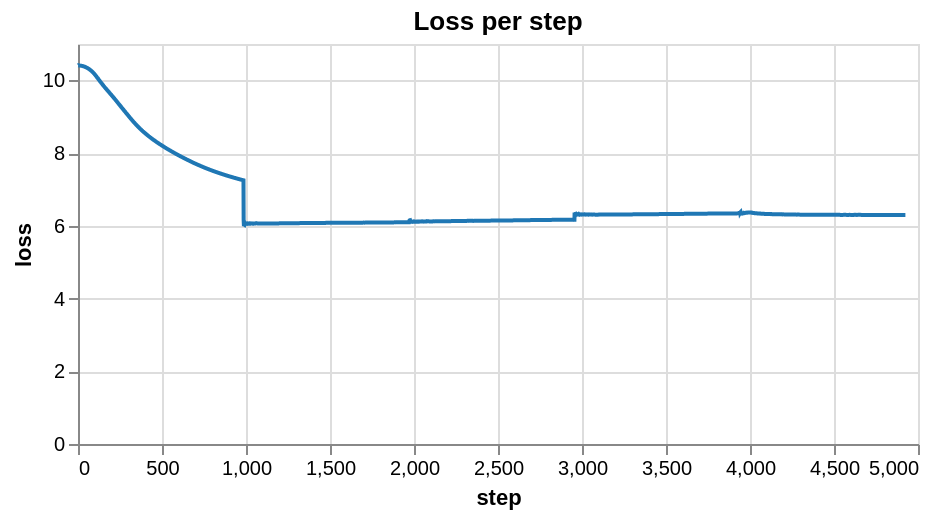
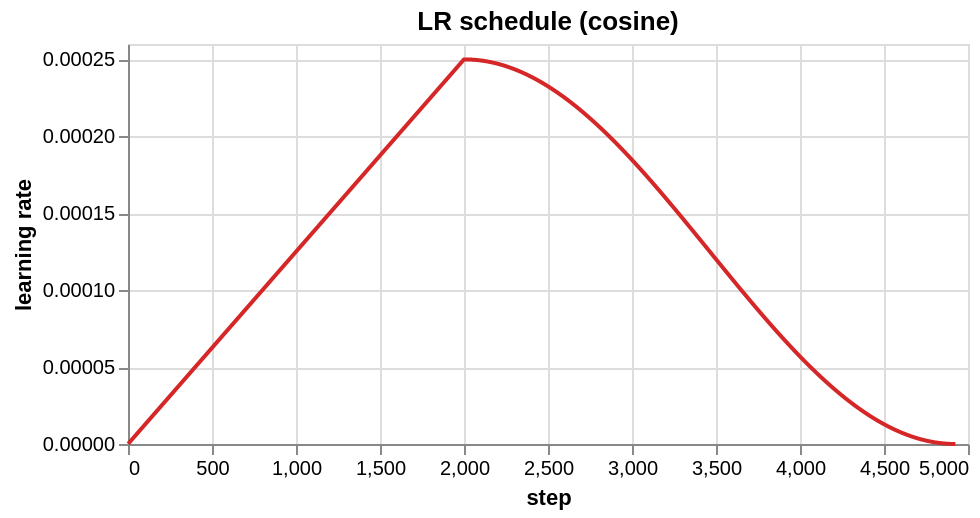
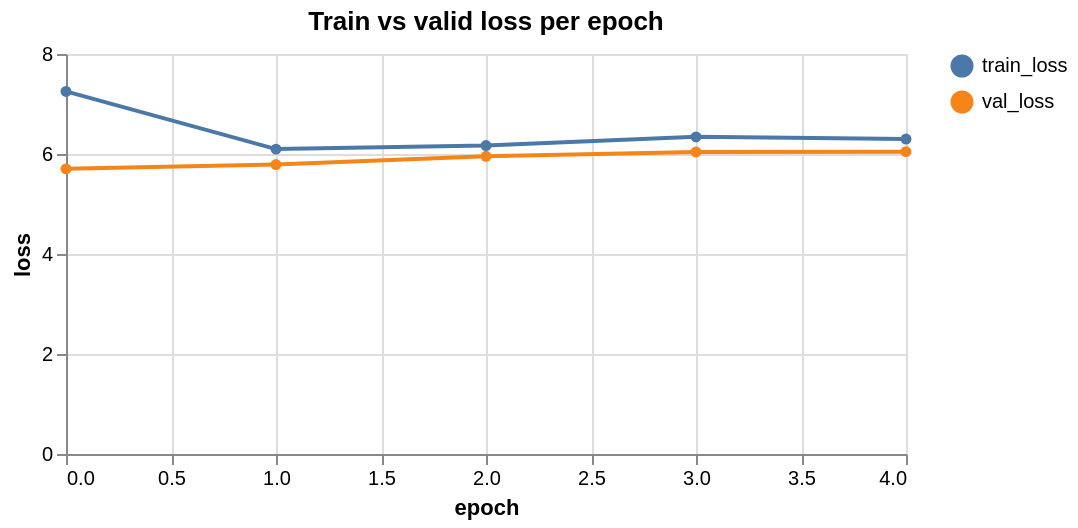

Here is the notebook cell these charts were saved with, in order:
### Markdown cell above
# Part 7: Full Pipeline — one run, all nine steps

1. config → 2. data → 3. vocab → 4. dataloaders → 5. train/resume → 6. charts →
7. weight dashboard → 8. quality dashboard → 9. zero-shot samples.

### Code cell
def run_pipeline():
    print_step(1, 9, "Data", "DailyDialog + Alpaca + GSM8K -> User:/Assistant: texts")
    train_texts, valid_texts = gptv1.build_train_valid_texts(cfg)
    print(f"Train texts: {len(train_texts)} | Valid texts: {len(valid_texts)}")

    print_step(2, 9, "Vocabulary", "word-level, saved to " + cfg["vocab_path"])
    vocab = gptv1.build_vocab(train_texts, cfg["vocab_path"])
    print(f"Vocabulary size: {vocab.get_vocab_size()}")

    print_step(3, 9, "LM blocks / dataloaders", "context=" + str(cfg["max_seq_len"]))
    train_loader, valid_loader = gptv1.create_dataloaders_for_lm(vocab, train_texts, valid_texts, cfg)
    print(f"Train batches: {len(train_loader)} | Valid batches: {len(valid_loader)}")

    print_step(4, 9, "Train or load the model", "resumes from last.pt if present")
    model = load_trained_model(vocab, train_loader, valid_loader, cfg)

    print_step(5, 9, "Final validation", "perplexity on held-out texts")
    device = next(model.parameters()).device
    val_loss = gptv1.evaluate_loss(model, valid_loader, device)
    VIZ_STATE["val_loss"] = float(val_loss)
    print(f"Validation loss: {val_loss:.4f} | Perplexity: {math.exp(min(20.0, val_loss)):.2f}")

    print_step(6, 9, "Training charts", "loss / LR history")
    charts = show_training_charts(VIZ_STATE["history"], VIZ_STATE["epoch_rows"], cfg["num_epochs"])
    for ch in charts:
        display(ch)

    print_step(7, 9, "Weight / bias dashboard", "per-block parameter stats")
    weight_dashboard(model, max_blocks=8)

    print_step(8, 9, "Quality dashboard", "token accuracy vs chance, perplexity")
    quality_dashboard(model, valid_loader, vocab, cfg, VIZ_STATE["val_loss"])

    print_step(9, 9, "Zero-shot samples", "")
    for q in ["hello", "how are you", "solve 12*13", "write a short thank-you message"]:
        print("User:", q)
        print("GPT-v1:", gptv1.generate_reply(model, vocab, q, max_new_tokens=80))
        print("-" * 50)

    return model, vocab, cfg

# Run the full pipeline
if os.environ.get("SKIP_PIPELINE") == "1":
    print("SKIP_PIPELINE=1 -> not running")
else:
    model, vocab, cfg = run_pipeline()
    print("PIPELINE COMPLETE. Checkpoints prefix:", cfg["file_prefix"], flush=True)

### Figure 1 — Vega-Lite specification as saved in the notebook (floating-point values rounded to 4 significant figures; data arrays with more than 128 entries replaced by an {"elided": "..."} marker saying what was removed)
{"config": {"view": {"continuousWidth": 300, "continuousHeight": 300}}, "data": {"name": "data-7ebb9c3a7b57932250a275b58ca855c8"}, "mark": {"type": "line", "color": "#1f77b4"}, "encoding": {"x": {"field": "step", "type": "quantitative"}, "y": {"field": "loss", "title": "loss", "type": "quantitative"}}, "height": 200, "title": "Loss per step", "width": 420, "$schema": "https://vega.github.io/schema/vega-lite/v5.20.1.json", "datasets": {"data-7ebb9c3a7b57932250a275b58ca855c8": {"elided": "4925 records"}}}

### Figure 2 — Vega-Lite specification as saved in the notebook (floating-point values rounded to 4 significant figures; data arrays with more than 128 entries replaced by an {"elided": "..."} marker saying what was removed)
{"config": {"view": {"continuousWidth": 300, "continuousHeight": 300}}, "data": {"name": "data-7ebb9c3a7b57932250a275b58ca855c8"}, "mark": {"type": "line", "color": "#d62728"}, "encoding": {"x": {"field": "step", "type": "quantitative"}, "y": {"field": "lr", "title": "learning rate", "type": "quantitative"}}, "height": 200, "title": "LR schedule (cosine)", "width": 420, "$schema": "https://vega.github.io/schema/vega-lite/v5.20.1.json", "datasets": {"data-7ebb9c3a7b57932250a275b58ca855c8": {"elided": "4925 records"}}}

### Figure 3 — Vega-Lite specification as saved in the notebook (floating-point values rounded to 4 significant figures)
{"config": {"view": {"continuousWidth": 300, "continuousHeight": 300}}, "data": {"name": "data-6e74954cb1c14ac122dab5093f6367bd"}, "mark": {"type": "line", "point": true}, "encoding": {"color": {"field": "split", "title": null, "type": "nominal"}, "x": {"field": "epoch", "type": "quantitative"}, "y": {"field": "loss", "title": "loss", "type": "quantitative"}}, "height": 200, "title": "Train vs valid loss per epoch", "width": 420, "$schema": "https://vega.github.io/schema/vega-lite/v5.20.1.json", "datasets": {"data-6e74954cb1c14ac122dab5093f6367bd": [{"epoch": 0, "split": "train_loss", "loss": 7.251}, {"epoch": 1, "split": "train_loss", "loss": 6.098}, {"epoch": 2, "split": "train_loss", "loss": 6.169}, {"epoch": 3, "split": "train_loss", "loss": 6.343}, {"epoch": 4, "split": "train_loss", "loss": 6.299}, {"epoch": 0, "split": "val_loss", "loss": 5.703}, {"epoch": 1, "split": "val_loss", "loss": 5.789}, {"epoch": 2, "split": "val_loss", "loss": 5.954}, {"epoch": 3, "split": "val_loss", "loss": 6.041}, {"epoch": 4, "split": "val_loss", "loss": 6.047}]}}
